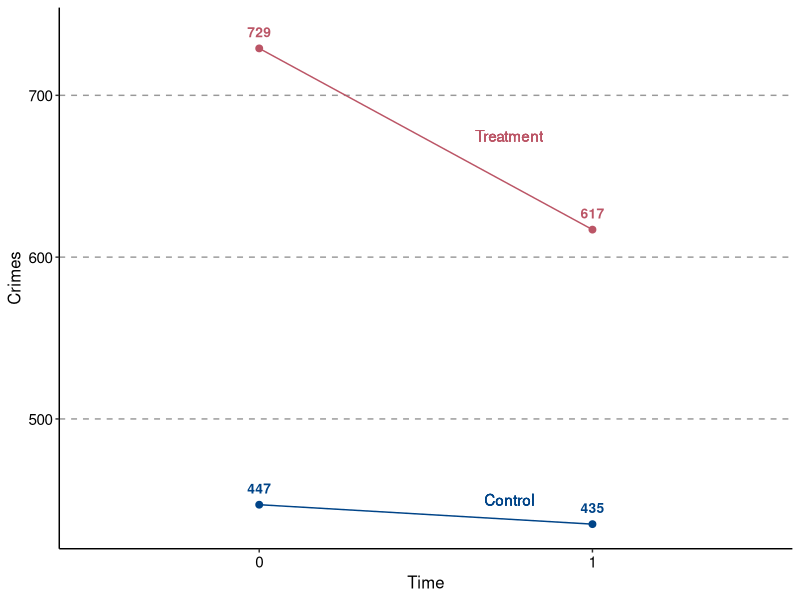

R code for this plot:
## ---- chunk 1
#| include: false
#| echo: false
#| warning: false


library(tidyverse)

outcome_table <- data.frame(
  id = c("control", "control", "treat", "treat"),
  time = c(0, 1, 0, 1),
  treat = c(0,0,1,1),
  count = c(447, 435, 729, 617)
)
## ---- chunk 2
#| echo: false
#| code-fold: true
outcome_table %>%
ggplot(aes(x = factor(time), y = count, group = id, color = id)) +
  geom_line() +
  geom_point(size = 2) +
  geom_text(aes(label = count), nudge_y = 10, size = 3.5, fontface = 'bold') +
  geom_text(x = 1.75, y = 675, label = "Treatment", color = "#BB5566") +
  geom_text(x = 1.75, y = 450, label = "Control", color = "#004488") + 
  labs(x = "Time", y = "Crimes") +
  scale_color_manual(values = c("#004488", "#BB5566")) +
  theme_classic() +
  theme(legend.position = 'none',
        axis.text = element_text(size = 11, color = 'black'),
        axis.title = element_text(size = 12),
        panel.grid.major.y = element_line(linetype = 'dashed', color = 'grey60'))
## ---- chunk 3
lm(count ~ time * treat, data = outcome_table)
